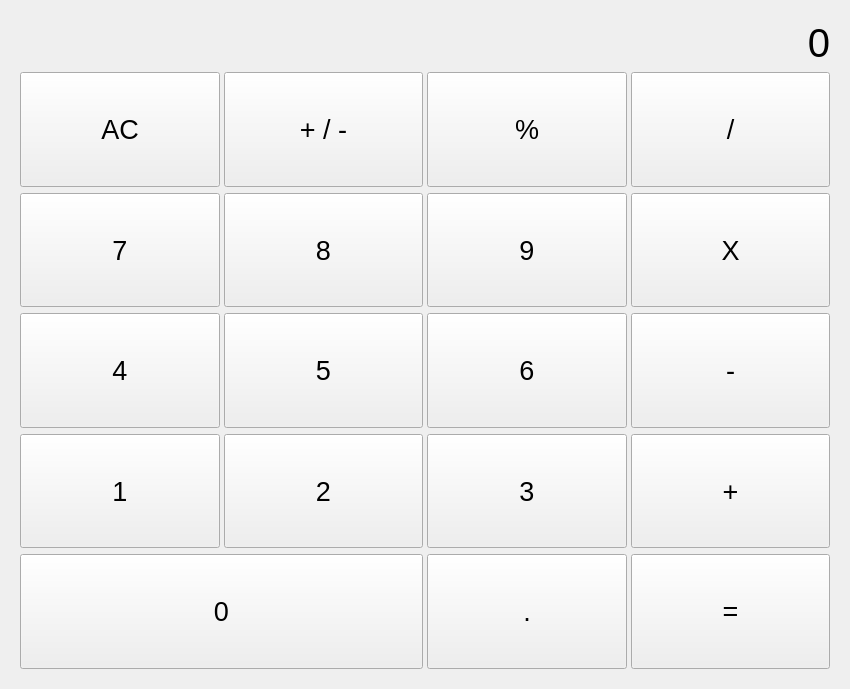
<?xml version="1.0" encoding="UTF-8"?>
<ui version="4.0">
 <class>Widget</class>
 <widget class="QWidget" name="Widget">
  <property name="geometry">
   <rect>
    <x>0</x>
    <y>0</y>
    <width>850</width>
    <height>689</height>
   </rect>
  </property>
  <property name="sizePolicy">
   <sizepolicy hsizetype="Preferred" vsizetype="Preferred">
    <horstretch>0</horstretch>
    <verstretch>0</verstretch>
   </sizepolicy>
  </property>
  <property name="baseSize">
   <size>
    <width>786</width>
    <height>681</height>
   </size>
  </property>
  <property name="windowTitle">
   <string>Calculator</string>
  </property>
  <layout class="QHBoxLayout" name="horizontalLayout">
   <item>
    <widget class="QWidget" name="" native="true">
     <layout class="QVBoxLayout" name="verticalLayout">
      <item>
       <widget class="QLabel" name="result">
        <property name="sizePolicy">
         <sizepolicy hsizetype="Preferred" vsizetype="Fixed">
          <horstretch>0</horstretch>
          <verstretch>0</verstretch>
         </sizepolicy>
        </property>
        <property name="minimumSize">
         <size>
          <width>0</width>
          <height>40</height>
         </size>
        </property>
        <property name="baseSize">
         <size>
          <width>0</width>
          <height>40</height>
         </size>
        </property>
        <property name="font">
         <font>
          <pointsize>30</pointsize>
         </font>
        </property>
        <property name="text">
         <string>0</string>
        </property>
        <property name="alignment">
         <set>Qt::AlignRight|Qt::AlignTrailing|Qt::AlignVCenter</set>
        </property>
        <property name="margin">
         <number>10</number>
        </property>
       </widget>
      </item>
      <item>
       <layout class="QGridLayout" name="gridLayout">
        <property name="sizeConstraint">
         <enum>QLayout::SetMaximumSize</enum>
        </property>
        <property name="horizontalSpacing">
         <number>4</number>
        </property>
        <item row="3" column="1">
         <widget class="QPushButton" name="twoButton">
          <property name="sizePolicy">
           <sizepolicy hsizetype="Preferred" vsizetype="Preferred">
            <horstretch>0</horstretch>
            <verstretch>0</verstretch>
           </sizepolicy>
          </property>
          <property name="font">
           <font>
            <pointsize>20</pointsize>
           </font>
          </property>
          <property name="text">
           <string>2</string>
          </property>
         </widget>
        </item>
        <item row="0" column="0">
         <widget class="QPushButton" name="clearButton">
          <property name="sizePolicy">
           <sizepolicy hsizetype="Preferred" vsizetype="Preferred">
            <horstretch>0</horstretch>
            <verstretch>0</verstretch>
           </sizepolicy>
          </property>
          <property name="minimumSize">
           <size>
            <width>0</width>
            <height>100</height>
           </size>
          </property>
          <property name="baseSize">
           <size>
            <width>0</width>
            <height>60</height>
           </size>
          </property>
          <property name="font">
           <font>
            <pointsize>20</pointsize>
           </font>
          </property>
          <property name="text">
           <string>AC</string>
          </property>
         </widget>
        </item>
        <item row="2" column="1">
         <widget class="QPushButton" name="fiveButton">
          <property name="sizePolicy">
           <sizepolicy hsizetype="Preferred" vsizetype="Preferred">
            <horstretch>0</horstretch>
            <verstretch>0</verstretch>
           </sizepolicy>
          </property>
          <property name="font">
           <font>
            <pointsize>20</pointsize>
           </font>
          </property>
          <property name="text">
           <string>5</string>
          </property>
         </widget>
        </item>
        <item row="2" column="0">
         <widget class="QPushButton" name="fourButton">
          <property name="sizePolicy">
           <sizepolicy hsizetype="Preferred" vsizetype="Preferred">
            <horstretch>0</horstretch>
            <verstretch>0</verstretch>
           </sizepolicy>
          </property>
          <property name="font">
           <font>
            <pointsize>20</pointsize>
           </font>
          </property>
          <property name="text">
           <string>4</string>
          </property>
         </widget>
        </item>
        <item row="3" column="3">
         <widget class="QPushButton" name="plusButton">
          <property name="sizePolicy">
           <sizepolicy hsizetype="Preferred" vsizetype="Preferred">
            <horstretch>0</horstretch>
            <verstretch>0</verstretch>
           </sizepolicy>
          </property>
          <property name="font">
           <font>
            <pointsize>20</pointsize>
           </font>
          </property>
          <property name="text">
           <string>+</string>
          </property>
         </widget>
        </item>
        <item row="3" column="0">
         <widget class="QPushButton" name="oneButton">
          <property name="sizePolicy">
           <sizepolicy hsizetype="Preferred" vsizetype="Preferred">
            <horstretch>0</horstretch>
            <verstretch>0</verstretch>
           </sizepolicy>
          </property>
          <property name="font">
           <font>
            <pointsize>20</pointsize>
           </font>
          </property>
          <property name="text">
           <string>1</string>
          </property>
         </widget>
        </item>
        <item row="0" column="3">
         <widget class="QPushButton" name="divisionButton">
          <property name="sizePolicy">
           <sizepolicy hsizetype="Preferred" vsizetype="Preferred">
            <horstretch>0</horstretch>
            <verstretch>0</verstretch>
           </sizepolicy>
          </property>
          <property name="font">
           <font>
            <pointsize>20</pointsize>
           </font>
          </property>
          <property name="text">
           <string>/</string>
          </property>
         </widget>
        </item>
        <item row="2" column="2">
         <widget class="QPushButton" name="sixButton">
          <property name="sizePolicy">
           <sizepolicy hsizetype="Preferred" vsizetype="Preferred">
            <horstretch>0</horstretch>
            <verstretch>0</verstretch>
           </sizepolicy>
          </property>
          <property name="font">
           <font>
            <pointsize>20</pointsize>
           </font>
          </property>
          <property name="text">
           <string>6</string>
          </property>
         </widget>
        </item>
        <item row="0" column="2">
         <widget class="QPushButton" name="percentageButton">
          <property name="sizePolicy">
           <sizepolicy hsizetype="Preferred" vsizetype="Preferred">
            <horstretch>0</horstretch>
            <verstretch>0</verstretch>
           </sizepolicy>
          </property>
          <property name="font">
           <font>
            <pointsize>20</pointsize>
           </font>
          </property>
          <property name="text">
           <string>%</string>
          </property>
         </widget>
        </item>
        <item row="1" column="3">
         <widget class="QPushButton" name="multiplyButton">
          <property name="sizePolicy">
           <sizepolicy hsizetype="Preferred" vsizetype="Preferred">
            <horstretch>0</horstretch>
            <verstretch>0</verstretch>
           </sizepolicy>
          </property>
          <property name="font">
           <font>
            <pointsize>20</pointsize>
           </font>
          </property>
          <property name="text">
           <string>X</string>
          </property>
         </widget>
        </item>
        <item row="1" column="2">
         <widget class="QPushButton" name="nineButton">
          <property name="sizePolicy">
           <sizepolicy hsizetype="Preferred" vsizetype="Preferred">
            <horstretch>0</horstretch>
            <verstretch>0</verstretch>
           </sizepolicy>
          </property>
          <property name="font">
           <font>
            <pointsize>20</pointsize>
           </font>
          </property>
          <property name="text">
           <string>9</string>
          </property>
         </widget>
        </item>
        <item row="2" column="3">
         <widget class="QPushButton" name="minusButton">
          <property name="sizePolicy">
           <sizepolicy hsizetype="Preferred" vsizetype="Preferred">
            <horstretch>0</horstretch>
            <verstretch>0</verstretch>
           </sizepolicy>
          </property>
          <property name="font">
           <font>
            <pointsize>20</pointsize>
           </font>
          </property>
          <property name="text">
           <string>-</string>
          </property>
         </widget>
        </item>
        <item row="1" column="1">
         <widget class="QPushButton" name="eightButton">
          <property name="sizePolicy">
           <sizepolicy hsizetype="Preferred" vsizetype="Preferred">
            <horstretch>0</horstretch>
            <verstretch>0</verstretch>
           </sizepolicy>
          </property>
          <property name="font">
           <font>
            <pointsize>20</pointsize>
           </font>
          </property>
          <property name="text">
           <string>8</string>
          </property>
         </widget>
        </item>
        <item row="1" column="0">
         <widget class="QPushButton" name="sevenButton">
          <property name="sizePolicy">
           <sizepolicy hsizetype="Preferred" vsizetype="Preferred">
            <horstretch>0</horstretch>
            <verstretch>0</verstretch>
           </sizepolicy>
          </property>
          <property name="font">
           <font>
            <pointsize>20</pointsize>
           </font>
          </property>
          <property name="text">
           <string>7</string>
          </property>
         </widget>
        </item>
        <item row="0" column="1">
         <widget class="QPushButton" name="negateButton">
          <property name="sizePolicy">
           <sizepolicy hsizetype="Preferred" vsizetype="Preferred">
            <horstretch>0</horstretch>
            <verstretch>0</verstretch>
           </sizepolicy>
          </property>
          <property name="font">
           <font>
            <pointsize>20</pointsize>
           </font>
          </property>
          <property name="text">
           <string>+ / -</string>
          </property>
         </widget>
        </item>
        <item row="3" column="2">
         <widget class="QPushButton" name="threeButton">
          <property name="sizePolicy">
           <sizepolicy hsizetype="Preferred" vsizetype="Preferred">
            <horstretch>0</horstretch>
            <verstretch>0</verstretch>
           </sizepolicy>
          </property>
          <property name="font">
           <font>
            <pointsize>20</pointsize>
           </font>
          </property>
          <property name="text">
           <string>3</string>
          </property>
         </widget>
        </item>
        <item row="4" column="0" colspan="2">
         <widget class="QPushButton" name="zeroButton">
          <property name="sizePolicy">
           <sizepolicy hsizetype="Preferred" vsizetype="Preferred">
            <horstretch>0</horstretch>
            <verstretch>0</verstretch>
           </sizepolicy>
          </property>
          <property name="font">
           <font>
            <pointsize>20</pointsize>
           </font>
          </property>
          <property name="text">
           <string>0</string>
          </property>
         </widget>
        </item>
        <item row="4" column="2">
         <widget class="QPushButton" name="decimalButton">
          <property name="sizePolicy">
           <sizepolicy hsizetype="Preferred" vsizetype="Preferred">
            <horstretch>0</horstretch>
            <verstretch>0</verstretch>
           </sizepolicy>
          </property>
          <property name="font">
           <font>
            <pointsize>20</pointsize>
           </font>
          </property>
          <property name="text">
           <string>.</string>
          </property>
         </widget>
        </item>
        <item row="4" column="3">
         <widget class="QPushButton" name="calcButton">
          <property name="sizePolicy">
           <sizepolicy hsizetype="Preferred" vsizetype="Preferred">
            <horstretch>0</horstretch>
            <verstretch>0</verstretch>
           </sizepolicy>
          </property>
          <property name="font">
           <font>
            <pointsize>20</pointsize>
           </font>
          </property>
          <property name="text">
           <string>=</string>
          </property>
         </widget>
        </item>
       </layout>
      </item>
     </layout>
    </widget>
   </item>
  </layout>
 </widget>
 <resources/>
 <connections/>
</ui>
